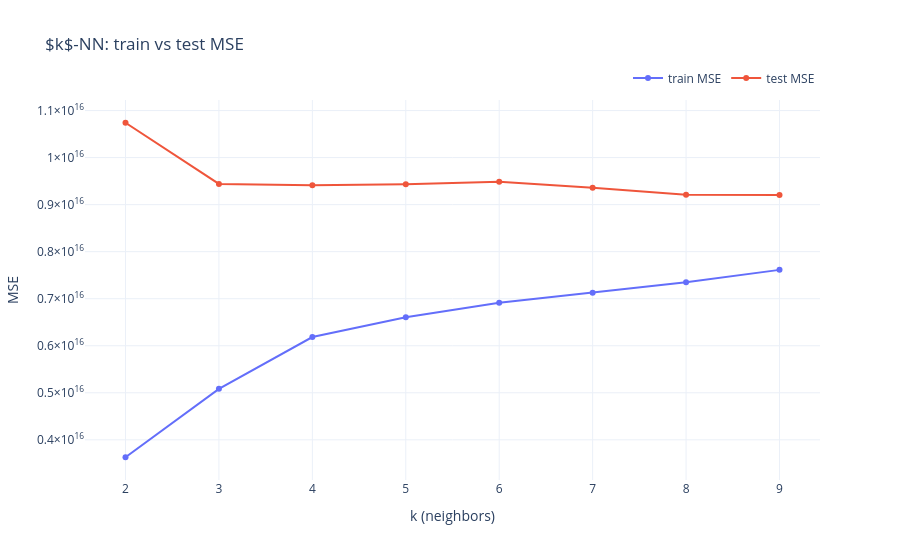

The notebook cell this image was saved under:
### Markdown cell above
## Bias–variance trade-off as a function of $k$

The $k$-NN prediction at $x_0$ is the average of the $k$ nearest training responses:

$$\hat{f}(x_0) = \frac{1}{k} \sum_{x_i \in \mathcal{N}_k(x_0)} y_i$$

- **Small $k$**: low bias (the model can hug the data), high variance (sensitive to individual points).
- **Large $k$**: high bias (over-smoothed), low variance.

Train MSE falls monotonically as $k$ decreases; test MSE has a minimum — the sweet spot between the two extremes.

### Code cell
fig, summary = helpers.knn_train_test_mse_figure(X, y, max_rows=40_000)
fig.show()

ks = summary["ks"]
print(
    f"Best k ({int(ks.min())}..{int(ks.max())}) by test MSE: {summary['k_best']}, "
    f"test MSE = {summary['min_test_mse']:.4f}"
)
print(f"Linear regression test MSE: {summary['linear_test_mse']:.4f}")

### Figure 1 — Plotly figure (JSON) as saved in the notebook; plotly's stock layout.template omitted (floating-point values rounded to 4 significant figures)
{"data": [{"mode": "lines+markers", "name": "train MSE", "type": "scatter", "x": [2, 3, 4, 5, 6, 7, 8, 9], "y": [3630000000000000.0, 5083887772575125, 6184849858538211, 6607631306876101, 6911963945983781, 7124710776473670, 7349560030023207, 7612648650746074]}, {"mode": "lines+markers", "name": "test MSE", "type": "scatter", "x": [2, 3, 4, 5, 6, 7, 8, 9], "y": [10740060599216324, 9440491605739418, 9410224841550608, 9432903352763358, 9488189985100506, 9360085562901862, 9210995740737534, 9206583081710730]}], "layout": {"legend": {"orientation": "h", "x": 1, "xanchor": "right", "y": 1.02, "yanchor": "bottom"}, "title": {"text": "$k$-NN: train vs test MSE"}, "xaxis": {"title": {"text": "k (neighbors)"}}, "yaxis": {"title": {"text": "MSE"}}}}
